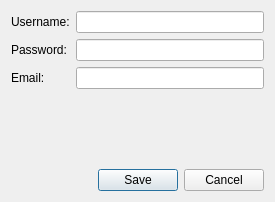
<?xml version="1.0" encoding="UTF-8"?>
<ui version="4.0">
 <class>Configuration</class>
 <widget class="QDialog" name="Configuration">
  <property name="geometry">
   <rect>
    <x>0</x>
    <y>0</y>
    <width>275</width>
    <height>202</height>
   </rect>
  </property>
  <property name="windowTitle">
   <string>Configuration</string>
  </property>
  <layout class="QGridLayout" name="gridLayout">
   <item row="2" column="0">
    <widget class="QLabel" name="label_3">
     <property name="text">
      <string>Email:</string>
     </property>
    </widget>
   </item>
   <item row="1" column="0">
    <widget class="QLabel" name="label_2">
     <property name="text">
      <string>Password:</string>
     </property>
    </widget>
   </item>
   <item row="4" column="1">
    <widget class="QDialogButtonBox" name="buttonBox">
     <property name="orientation">
      <enum>Qt::Horizontal</enum>
     </property>
     <property name="standardButtons">
      <set>QDialogButtonBox::Cancel|QDialogButtonBox::Save</set>
     </property>
    </widget>
   </item>
   <item row="1" column="1">
    <widget class="QLineEdit" name="password">
     <property name="inputMethodHints">
      <set>Qt::ImhHiddenText|Qt::ImhNoAutoUppercase|Qt::ImhNoPredictiveText|Qt::ImhSensitiveData</set>
     </property>
     <property name="echoMode">
      <enum>QLineEdit::Password</enum>
     </property>
    </widget>
   </item>
   <item row="3" column="1">
    <spacer name="verticalSpacer">
     <property name="orientation">
      <enum>Qt::Vertical</enum>
     </property>
     <property name="sizeHint" stdset="0">
      <size>
       <width>20</width>
       <height>40</height>
      </size>
     </property>
    </spacer>
   </item>
   <item row="0" column="0">
    <widget class="QLabel" name="label">
     <property name="text">
      <string>Username:</string>
     </property>
    </widget>
   </item>
   <item row="0" column="1">
    <widget class="QLineEdit" name="username"/>
   </item>
   <item row="2" column="1">
    <widget class="QLineEdit" name="email"/>
   </item>
  </layout>
 </widget>
 <resources/>
 <connections>
  <connection>
   <sender>buttonBox</sender>
   <signal>accepted()</signal>
   <receiver>Configuration</receiver>
   <slot>accept()</slot>
   <hints>
    <hint type="sourcelabel">
     <x>248</x>
     <y>254</y>
    </hint>
    <hint type="destinationlabel">
     <x>157</x>
     <y>274</y>
    </hint>
   </hints>
  </connection>
  <connection>
   <sender>buttonBox</sender>
   <signal>rejected()</signal>
   <receiver>Configuration</receiver>
   <slot>reject()</slot>
   <hints>
    <hint type="sourcelabel">
     <x>316</x>
     <y>260</y>
    </hint>
    <hint type="destinationlabel">
     <x>286</x>
     <y>274</y>
    </hint>
   </hints>
  </connection>
 </connections>
</ui>
